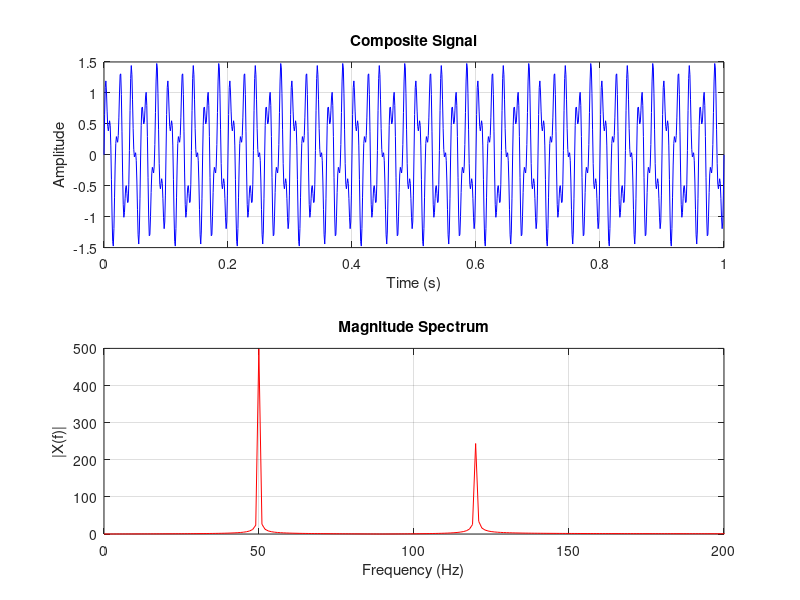

The MATLAB script that drew this image:
clc;
clear;
close all;

% Sampling Frequency
Fs = 1000;

% Time Vector
t = 0:1/Fs:1;

% Composite Signal
x = sin(2*pi*50*t) + 0.5*sin(2*pi*120*t);

% FFT
N = length(x);
X = fft(x);

% Magnitude Spectrum
mag = abs(X);

% Frequency Axis
f = (0:N-1)*(Fs/N);

% Plotting
figure;

subplot(2,1,1)
plot(t,x,'b')
grid on
title('Composite Signal')
xlabel('Time (s)')
ylabel('Amplitude')

subplot(2,1,2)
plot(f,mag,'r')
grid on
title('Magnitude Spectrum')
xlabel('Frequency (Hz)')
ylabel('|X(f)|')
xlim([0 200])
